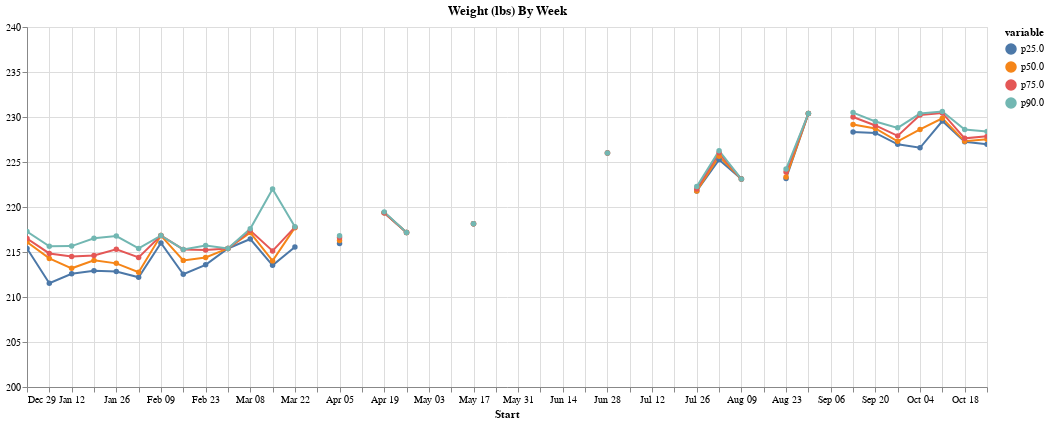
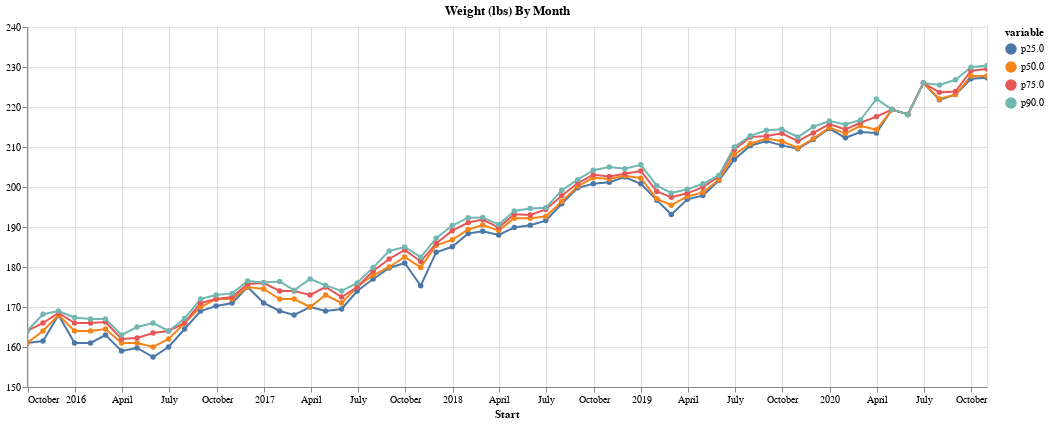
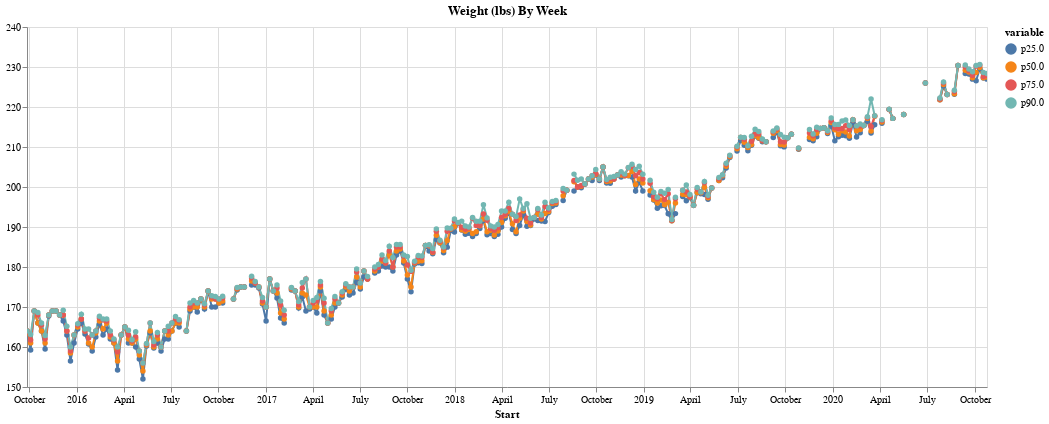

Source (notebook cell) for these figures, in order:
### Markdown cell above
# Time Series Analysis using resampling

### Code cell
print("Scroll to see year markers, select in index to zoom in")


def graph_weight_as_line(df, freq, domain):
    pd_freq_value = freq[0]  # hack, pandas Freq are D,W,M
    df_group_time = df.copy()[metric].resample(pd_freq_value)
    t1 = df_group_time.count().reset_index()
    # Create the root df for output
    df_to_graph = t1.drop(columns=metric)
    for q in [0.25, 0.5, 0.75, 0.9]:
        df_to_graph[f"p{q*100}"] = df_group_time.quantile(q).reset_index()[metric]

    # No start adding back the rows
    df_melted = df_to_graph.melt(
        id_vars=["Start"],
    )
    height_in_inches = 60  # todo figure out how to get this by calculation
    selection = alt.selection_multi(fields=["variable"], bind="legend")
    c = (
        alt.Chart(df_melted)
        .mark_line(point=True)
        .encode(
            y=alt.Y("value", title="", scale=alt.Scale(domain=domain)),
            x="Start:T",
            color="variable",
            tooltip=["idate:T", "value:Q"],
            opacity=alt.condition(selection, alt.value(1), alt.value(0.2)),
        )
        .properties(
            width=16 * height_in_inches,
            height=6 * height_in_inches,
            title=f"{metric} By {freq}",
        )
        .interactive()
    ).add_selection(selection)

    display(c)


earliest = arrow.utcnow().shift(months=-12).date()
graph_weight_as_line(df[earliest:], "Week", (200, 240))
for freq in "Month Week".split():
    graph_weight_as_line(df, freq, (150, 240))

### Figure 1 — Vega-Lite specification as saved in the notebook (floating-point values rounded to 4 significant figures; data arrays with more than 128 entries replaced by an {"elided": "..."} marker saying what was removed)
{"config": {"view": {"continuousWidth": 400, "continuousHeight": 300}}, "data": {"name": "data-aead3844c0736095b0c9481ed90beb6d"}, "mark": {"type": "line", "point": true}, "encoding": {"color": {"type": "nominal", "field": "variable"}, "opacity": {"condition": {"value": 1, "selection": "selector071"}, "value": 0.2}, "tooltip": [{"type": "temporal", "field": "idate"}, {"type": "quantitative", "field": "value"}], "x": {"type": "temporal", "field": "Start"}, "y": {"type": "quantitative", "field": "value", "scale": {"domain": [200, 240]}, "title": ""}}, "height": 360, "selection": {"selector072": {"type": "interval", "bind": "scales", "encodings": ["x", "y"]}, "selector071": {"type": "multi", "fields": ["variable"], "bind": "legend"}}, "title": "Weight (lbs) By Week", "width": 960, "$schema": "https://vega.github.io/schema/vega-lite/v4.8.1.json", "datasets": {"data-aead3844c0736095b0c9481ed90beb6d": {"elided": "176 records"}}}

### Figure 2 — Vega-Lite specification as saved in the notebook (floating-point values rounded to 4 significant figures; data arrays with more than 128 entries replaced by an {"elided": "..."} marker saying what was removed)
{"config": {"view": {"continuousWidth": 400, "continuousHeight": 300}}, "data": {"name": "data-53d288f824370ba3519ef8ff1515e4ad"}, "mark": {"type": "line", "point": true}, "encoding": {"color": {"type": "nominal", "field": "variable"}, "opacity": {"condition": {"value": 1, "selection": "selector073"}, "value": 0.2}, "tooltip": [{"type": "temporal", "field": "idate"}, {"type": "quantitative", "field": "value"}], "x": {"type": "temporal", "field": "Start"}, "y": {"type": "quantitative", "field": "value", "scale": {"domain": [150, 240]}, "title": ""}}, "height": 360, "selection": {"selector074": {"type": "interval", "bind": "scales", "encodings": ["x", "y"]}, "selector073": {"type": "multi", "fields": ["variable"], "bind": "legend"}}, "title": "Weight (lbs) By Month", "width": 960, "$schema": "https://vega.github.io/schema/vega-lite/v4.8.1.json", "datasets": {"data-53d288f824370ba3519ef8ff1515e4ad": {"elided": "248 records"}}}

### Figure 3 — Vega-Lite specification as saved in the notebook (floating-point values rounded to 4 significant figures; data arrays with more than 128 entries replaced by an {"elided": "..."} marker saying what was removed)
{"config": {"view": {"continuousWidth": 400, "continuousHeight": 300}}, "data": {"name": "data-46aface75b819a73f7540ee27e725bc2"}, "mark": {"type": "line", "point": true}, "encoding": {"color": {"type": "nominal", "field": "variable"}, "opacity": {"condition": {"value": 1, "selection": "selector075"}, "value": 0.2}, "tooltip": [{"type": "temporal", "field": "idate"}, {"type": "quantitative", "field": "value"}], "x": {"type": "temporal", "field": "Start"}, "y": {"type": "quantitative", "field": "value", "scale": {"domain": [150, 240]}, "title": ""}}, "height": 360, "selection": {"selector076": {"type": "interval", "bind": "scales", "encodings": ["x", "y"]}, "selector075": {"type": "multi", "fields": ["variable"], "bind": "legend"}}, "title": "Weight (lbs) By Week", "width": 960, "$schema": "https://vega.github.io/schema/vega-lite/v4.8.1.json", "datasets": {"data-46aface75b819a73f7540ee27e725bc2": {"elided": "1064 records"}}}
